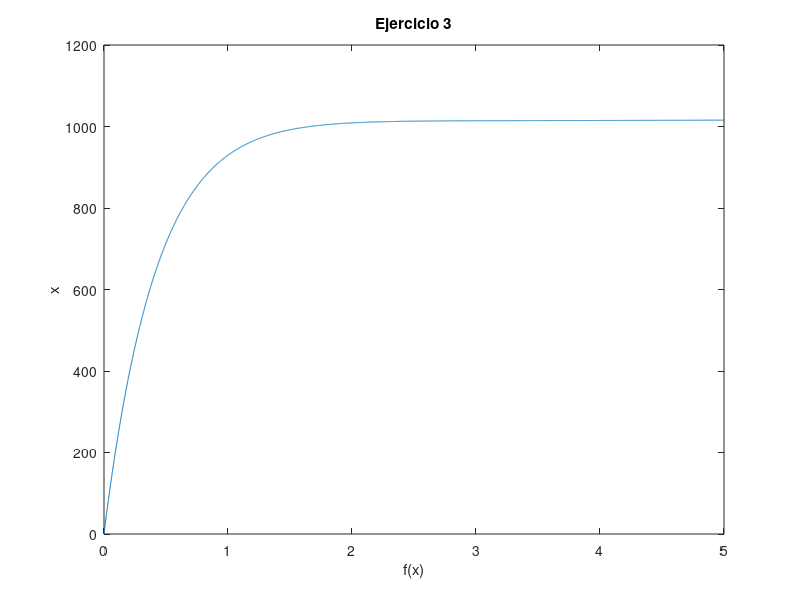

This figure's MATLAB source:
x0 = 0;
xf = 5;
dx = 0.001;
imax = (xf - x0) / dx;

f = @(x) -2 * (x - 3) * exp(-2*(x-3)) + 1; 
x = linspace(x0, xf, imax);
y = zeros(1, imax);

y(1) = 1;

for k = 1:imax-1
    y(k + 1) = y(k) + (dx * f(x(k)));
end

plot(x, y)
title('Ejercicio 3')
xlabel('f(x)')
ylabel('x')